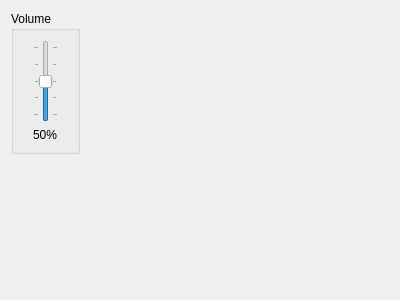
<?xml version="1.0" encoding="UTF-8"?>
<ui version="4.0">
 <class>EmulatorAudioConfiguration</class>
 <widget class="QWidget" name="EmulatorAudioConfiguration">
  <property name="geometry">
   <rect>
    <x>0</x>
    <y>0</y>
    <width>400</width>
    <height>300</height>
   </rect>
  </property>
  <property name="windowTitle">
   <string>Form</string>
  </property>
  <layout class="QGridLayout" name="gridLayout">
   <item row="1" column="0">
    <spacer name="verticalSpacer">
     <property name="orientation">
      <enum>Qt::Vertical</enum>
     </property>
     <property name="sizeHint" stdset="0">
      <size>
       <width>20</width>
       <height>136</height>
      </size>
     </property>
    </spacer>
   </item>
   <item row="0" column="1">
    <spacer name="horizontalSpacer">
     <property name="orientation">
      <enum>Qt::Horizontal</enum>
     </property>
     <property name="sizeHint" stdset="0">
      <size>
       <width>305</width>
       <height>20</height>
      </size>
     </property>
    </spacer>
   </item>
   <item row="0" column="0">
    <widget class="QGroupBox" name="volume_box">
     <property name="title">
      <string>Volume</string>
     </property>
     <layout class="QVBoxLayout" name="verticalLayout">
      <item alignment="Qt::AlignHCenter">
       <widget class="QSlider" name="volume_slider">
        <property name="maximum">
         <number>100</number>
        </property>
        <property name="value">
         <number>50</number>
        </property>
        <property name="sliderPosition">
         <number>50</number>
        </property>
        <property name="orientation">
         <enum>Qt::Vertical</enum>
        </property>
        <property name="invertedAppearance">
         <bool>false</bool>
        </property>
        <property name="invertedControls">
         <bool>false</bool>
        </property>
        <property name="tickPosition">
         <enum>QSlider::TicksBothSides</enum>
        </property>
        <property name="tickInterval">
         <number>25</number>
        </property>
       </widget>
      </item>
      <item alignment="Qt::AlignHCenter">
       <widget class="QLabel" name="volume_percentage_lbl">
        <property name="text">
         <string>50%</string>
        </property>
       </widget>
      </item>
     </layout>
    </widget>
   </item>
  </layout>
 </widget>
 <resources/>
 <connections/>
</ui>
